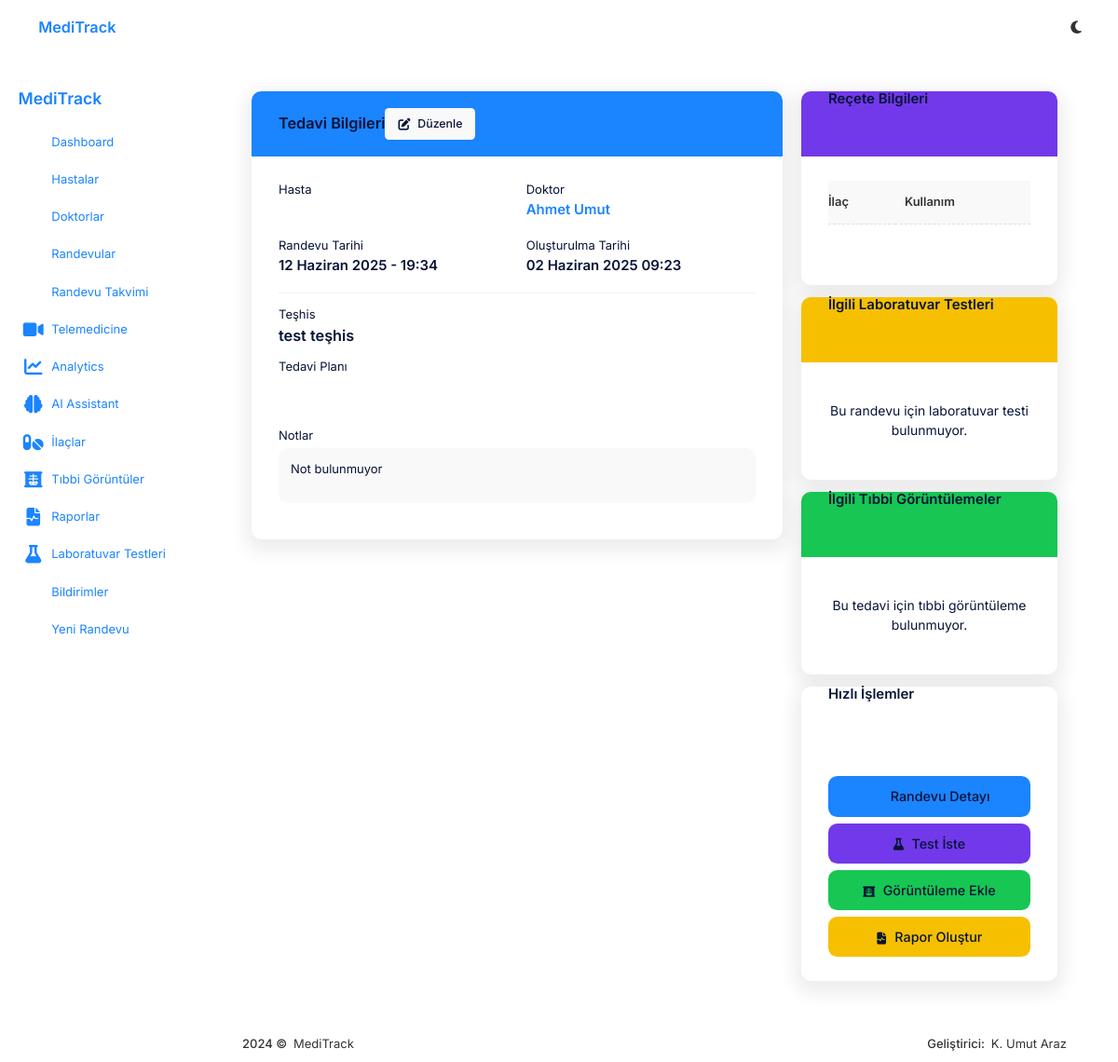
Page /core/treatments/29/ (signed in) on the committed database.
### treatments/models.py (models this page shows, shortened)
class Treatment(models.Model):
    appointment = models.OneToOneField(
        Appointment,
        on_delete=models.CASCADE,
        related_name='treatment',
        verbose_name=_('Randevu')
    )
    diagnosis = models.TextField(
        verbose_name=_('Teşhis')
    )
    notes = models.TextField(
        blank=True,
        null=True,
        verbose_name=_('Notlar')
    )
    created_at = models.DateTimeField(
        auto_now_add=True,
        verbose_name=_('Oluşturulma Tarihi')
    )
    updated_at = models.DateTimeField(
        auto_now=True,
        verbose_name=_('Güncellenme Tarihi')
    )
    class Meta:
        verbose_name = _('Tedavi')
        verbose_name_plural = _('Tedaviler')
        ordering = ['-created_at']

### appointments/models.py (models this page shows, shortened)
class Appointment(models.Model):
    STATUS_CHOICES = [
        ('planned', _('Planlandı')),
        ('completed', _('Tamamlandı')),
        ('cancelled', _('İptal Edildi')),
    ]
    patient = models.ForeignKey(
        settings.AUTH_USER_MODEL,
        on_delete=models.CASCADE,
        related_name='patient_appointments',
        verbose_name=_('Hasta'),
        limit_choices_to={'user_type': 'patient'}
    )
    doctor = models.ForeignKey(
        settings.AUTH_USER_MODEL,
        on_delete=models.CASCADE,
        related_name='doctor_appointments',
        verbose_name=_('Doktor'),
        limit_choices_to={'user_type': 'doctor'}
    )
    date = models.DateField(
        verbose_name=_('Tarih')
    )
    time = models.TimeField(
        verbose_name=_('Saat')
    )
    description = models.TextField(
        blank=True,
        null=True,
        verbose_name=_('Açıklama')
    )
    status = models.CharField(
        max_length=20,
        choices=STATUS_CHOICES,
        default='planned',
        verbose_name=_('Durum')
    )
    created_at = models.DateTimeField(
        auto_now_add=True,
        verbose_name=_('Oluşturulma Tarihi')
    )
    updated_at = models.DateTimeField(
        auto_now=True,
        verbose_name=_('Güncellenme Tarihi')
    )
    class Meta:
        verbose_name = _('Randevu')
        verbose_name_plural = _('Randevular')
        ordering = ['-date', '-time']

### users/models.py (models this page shows, shortened)
class User(AbstractUser):
    USER_TYPE_CHOICES = [
        ('patient', _('Hasta')),
        ('doctor', _('Doktor')),
        ('receptionist', _('Resepsiyonist')),
        ('admin', _('Admin')),
    ]
    user_type = models.CharField(
        max_length=20,
        choices=USER_TYPE_CHOICES,
        default='patient',
        verbose_name=_('Kullanıcı Tipi')
    )
    specialization = models.CharField(
        max_length=100,
        blank=True,
        null=True,
        verbose_name=_('Uzmanlık Alanı')
    )
    date_of_birth = models.DateField(
        blank=True,
        null=True,
        verbose_name=_('Doğum Tarihi')
    )
    phone_number = models.CharField(
        max_length=20,
        blank=True,
        null=True,
        verbose_name=_('Telefon Numarası')
    )
    address = models.TextField(
        blank=True,
        null=True,
        verbose_name=_('Adres')
    )
    blood_type = models.CharField(
        max_length=10,
        blank=True,
        null=True,
        verbose_name=_('Kan Grubu')
    )
    def is_patient(self):
        return self.user_type == 'patient'
    def is_doctor(self):
        return self.user_type == 'doctor'
    def is_receptionist(self):
        return self.user_type == 'receptionist'
    def is_admin_user(self):
        return self.user_type == 'admin'
    class Meta:
        verbose_name = _('Kullanıcı')
        verbose_name_plural = _('Kullanıcılar')

### core/views.py (the view)
# urls.py: path('treatments/<int:pk>/', views.TreatmentDetailView.as_view(), name='treatment-detail'),
class TreatmentDetailView(LoginRequiredMixin, UserPassesTestMixin, DetailView):
    model = Treatment
    template_name = 'core/treatment_detail.html'
    context_object_name = 'treatment'
    def test_func(self):
        treatment = self.get_object()
        user = self.request.user
        if user.is_patient():
            return treatment.appointment.patient == user
        elif user.is_doctor():
            return treatment.appointment.doctor == user
        return user.is_receptionist() or user.is_admin_user()

### core/context_processors.py (called while the page is built)
def notifications_processor(request):
    context = {}
    if request.user.is_authenticated:
        unread_notifications_count = CommunicationNotification.objects.filter(
            user=request.user,
            is_read=False
        ).count()
        recent_notifications = CommunicationNotification.objects.filter(
            user=request.user
        ).order_by('-created_at')[:5]
        context['unread_notifications_count'] = unread_notifications_count
        context['recent_notifications'] = recent_notifications
    return context

def theme_processor(request):
    context = {}
    if request.user.is_authenticated:
        theme_preference, created = UserThemePreference.objects.get_or_create(user=request.user)
        context['dark_mode'] = theme_preference.dark_mode
    return context

### Templates/core/treatment_detail.html (shortened to what this page needs)
{% extends 'core/base.html' %}
{% load static %}
{% block content %}
<div class="container py-4">
    <div class="row">
        <div class="col-md-8">
            <div class="card shadow mb-4">
                <div class="card-header bg-primary text-white">
                    <div class="d-flex align-items-center justify-content-between">
                        <h4 class="mb-0">Tedavi Bilgileri</h4>
                        {% if user.is_doctor and treatment.appointment.doctor == user %}
                        <a href="{% url 'treatment-update' treatment.id %}" class="btn btn-sm btn-light">
                            <i class="fas fa-edit"></i> Düzenle
                        </a>
                        {% endif %}
                    </div>
                </div>
                <div class="card-body">
                    <div class="row mb-4">
                        <div class="col-md-6">
                            <p class="text-muted mb-1">Hasta</p>
                        </div>
                        <div class="col-md-6">
                            <p class="text-muted mb-1">Doktor</p>
                            <h5>
                                <a href="{% url 'doctor-detail' treatment.appointment.doctor.id %}" class="text-hover-primary">
                                    {{ treatment.appointment.doctor.get_full_name }}
                                </a>
                            </h5>
                        </div>
                    </div>
                    <div class="row mb-4">
                        <div class="col-md-6">
                            <p class="text-muted mb-1">Randevu Tarihi</p>
                            <h5>{{ treatment.appointment.date|date:"d F Y" }} - {{ treatment.appointment.time|time:"H:i" }}</h5>
                        </div>
                        <div class="col-md-6">
                            <p class="text-muted mb-1">Oluşturulma Tarihi</p>
                            <h5>{{ treatment.created_at|date:"d F Y H:i" }}</h5>
                        </div>
                    </div>
                    <div class="separator my-4"></div>
                    <div class="mb-4">
                        <p class="text-muted mb-1">Teşhis</p>
                        <h4>{{ treatment.diagnosis }}</h4>
                    </div>
                    <div class="mb-4">
                        <p class="text-muted mb-1">Tedavi Planı</p>
                        <div class="bg-light-primary p-4 rounded">
                        </div>
                    </div>
                    <div class="mb-4">
                        <p class="text-muted mb-1">Notlar</p>
                        <div class="bg-light p-4 rounded">
                            {{ treatment.notes|default:"Not bulunmuyor"|linebreaks }}
                        </div>
                    </div>
                </div>
            </div>
        </div>
        <div class="col-md-4">
            <div class="card shadow mb-4">
                <div class="card-header bg-info text-white">
                    <h5 class="mb-0">Reçete Bilgileri</h5>
                </div>
                <div class="card-body">
                    {% if treatment.prescriptions.all %}
                    <div class="table-responsive">
                        <table class="table table-row-dashed table-row-gray-300 align-middle gs-0 gy-4">
                            <thead>
                                <tr class="fw-bold text-muted bg-light">
                                    <th>İlaç</th>
                                    <th>Kullanım</th>
                                </tr>
                            </thead>
                            <tbody>
                                {% for prescription in treatment.prescriptions.all %}
                                <tr>
                                    <td>{{ prescription.medication.name }}</td>
                                    <td>{{ prescription.usage_instructions }}</td>
                                </tr>
                                {% endfor %}
                            </tbody>
                        </table>
                    </div>
                    {% else %}
                    <div class="text-center py-5">
                        <div class="text-muted fs-6">Bu tedavi için reçete bilgisi bulunmuyor.</div>
                    </div>
                    {% endif %}
                </div>
            </div>
            <div class="card shadow mb-4">
                <div class="card-header bg-warning text-white">
                    <h5 class="mb-0">İlgili Laboratuvar Testleri</h5>
                </div>
                <div class="card-body">
                    {% with lab_tests=treatment.appointment.lab_tests.all %}
                    {% if lab_tests %}
                    <div class="d-flex flex-column gap-3">
                        {% for test in lab_tests %}
                        <div class="d-flex align-items-center">
                            <div class="symbol symbol-40px me-3">
                                <span class="symbol-label bg-light-primary">
                                    <i class="fas fa-flask fs-2 text-primary"></i>
                                </span>
                            </div>
                            <div class="d-flex flex-column flex-grow-1">
                                <a href="{% url 'lab-test-detail' test.id %}" class="text-dark text-hover-primary fw-bold fs-6">{{ test.test_name }}</a>
                                <span class="text-muted fw-semibold">{{ test.get_status_display }}</span>
                            </div>
                            <div class="text-end">
                                <span class="text-muted fw-semibold">{{ test.requested_date|date:"d.m.Y" }}</span>
                            </div>
                        </div>
                        {% endfor %}
                    </div>
                    {% else %}
                    <div class="text-center py-5">
                        <div class="text-muted fs-6">Bu randevu için laboratuvar testi bulunmuyor.</div>
                    </div>
                    {% endif %}
                    {% endwith %}
                </div>
            </div>
            <div class="card shadow mb-4">
                <div class="card-header bg-success text-white">
                    <h5 class="mb-0">İlgili Tıbbi Görüntülemeler</h5>
                </div>
                <div class="card-body">
                    {% with images=treatment.medical_images.all %}
                    {% if images %}
                    <div class="d-flex flex-column gap-3">
                        {% for image in images %}
                        <div class="d-flex align-items-center">
                            <div class="symbol symbol-40px me-3">
                                <span class="symbol-label bg-light-success">
                                    <i class="fas fa-x-ray fs-2 text-success"></i>
                                </span>
                            </div>
                            <div class="d-flex flex-column flex-grow-1">
                                <a href="{% url 'medical-image-detail' image.id %}" class="text-dark text-hover-primary fw-bold fs-6">{{ image.image_type }}</a>
                                <span class="text-muted fw-semibold">{{ image.body_part }}</span>
                            </div>
                            <div class="text-end">
                                <span class="text-muted fw-semibold">{{ image.date|date:"d.m.Y" }}</span>
                            </div>
                        </div>
                        {% endfor %}
                    </div>
                    {% else %}
                    <div class="text-center py-5">
                        <div class="text-muted fs-6">Bu tedavi için tıbbi görüntüleme bulunmuyor.</div>
                    </div>
                    {% endif %}
                    {% endwith %}
                </div>
            </div>
            <div class="card shadow">
                <div class="card-header">
                    <h5 class="mb-0">Hızlı İşlemler</h5>
                </div>
                <div class="card-body">
                    <div class="d-grid gap-2">
                        <a href="{% url 'appointment-detail' treatment.appointment.id %}" class="btn btn-primary">
                            <i class="ki-outline ki-calendar fs-2"></i> Randevu Detayı
                        </a>
                        {% if user.is_doctor %}
                        <a href="{% url 'lab-test-create' treatment_id=treatment.id %}" class="btn btn-info">
                            <i class="fas fa-flask"></i> Test İste
                        </a>
                        <a href="{% url 'medical-image-create' treatment_id=treatment.id %}" class="btn btn-success">
                            <i class="fas fa-x-ray"></i> Görüntüleme Ekle
                        </a>
                        <a href="{% url 'report-create' treatment_id=treatment.id %}" class="btn btn-warning">
                            <i class="fas fa-file-medical-alt"></i> Rapor Oluştur
                        </a>
                        {% endif %}
                    </div>
                </div>
            </div>
        </div>
    </div>
</div>
{% endblock %}

### static/assets/css/theme.css (style rules this page uses)
:root { --bg-color: #f5f8fa; --text-color: #333; --card-bg: #fff; --border-color: #e0e0e0; --primary-color: #1976d2; --secondary-color: #42a5f5; --accent-color: #2196f3; --success-color: #4caf50; --warning-color: #ff9800; --danger-color: #f44336; --shadow: 0 2px 5px rgba(0, 0, 0, 0.1); --hover-bg: #f0f0f0; --input-bg: #fff; --input-border: #ccc; }
body { background-color: var(--bg-color); color: var(--text-color); transition: background-color 0.3s ease, color 0.3s ease; }
.card, .modal-content { background-color: var(--card-bg); border-color: var(--border-color); box-shadow: var(--shadow); }
.table { color: var(--text-color); }
.btn-primary { background-color: var(--primary-color); border-color: var(--primary-color); }

### rows in the picture
Treatment: appointment.doctor.get_full_name "Ahmet Umut", appointment "12 Haziran 2025", appointment.time "19:34", created_at "02 Haziran 2025 09:23", diagnosis "test teşhis", notes "Not bulunmuyor"
